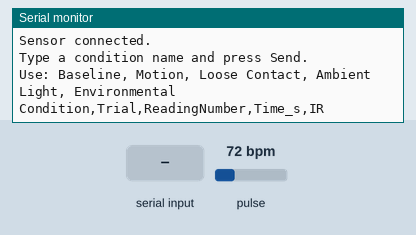
Bench run of a sketch on a simulated Arduino Uno, built with avr-gcc and run on an emulated ATmega328P. On the bench: the last lines printed to the serial monitor. The test bench sets the inputs (shaded band); at power-on: pulse 72 bpm.

Above: at 1.2 s.
1.3 s: "1\n" received over Serial
At 1.7 s:
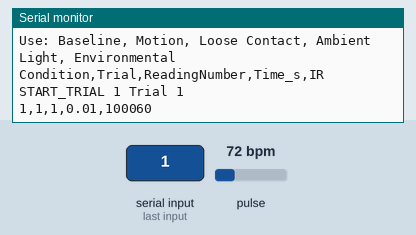
2.8 s: pulse set to 42 bpm
At 3.3 s:
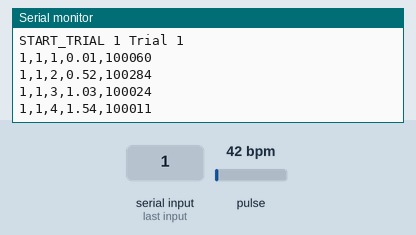
4.3 s: pulse set to 70 bpm
At 4.8 s:
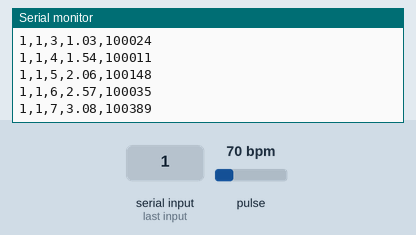
Timing chart, 0 to 7.3 s (numbered marks = the images above; inputs shaded):
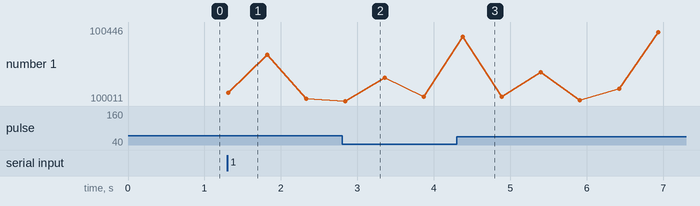

Measured:
- after the input at 1.3 s, the serial monitor: prints a new line at once (image 1)
- after the input at 2.8 s, the serial monitor: prints a new line at once (image 2)
- after the input at 4.3 s, the serial monitor: prints a new line after 0.08 s (image 3)
- plotted number 1: 100024 → 100035 after the input at 2.8 s, 100035 → 100095 after the input at 4.3 s

The sketch:

original_experiment_code.ino
```cpp
#include <Wire.h>
#include "MAX30105.h"

MAX30105 sensor;

const int readingsPerTrial = 30;  // 30 readings per trial
const int delayMs = 500;          // 0.5 seconds between readings
int trialNumber = 1;

void setup() {
  Serial.begin(115200);
  while (!Serial) { ; }

  Serial.println("MAX30102 Sensor Reliability Test");

  if (!sensor.begin(Wire, I2C_SPEED_FAST)) {
    Serial.println("ERROR: MAX30102 not found. Check VIN, GND, SDA, and SCL wiring.");
    while (1);
  }

  sensor.setup();
  sensor.setPulseAmplitudeRed(0x1F);
  sensor.setPulseAmplitudeIR(0x1F);
  sensor.setPulseAmplitudeGreen(0);

  Serial.println("Sensor connected.");
  Serial.println("Type a condition name and press Send.");
  Serial.println("Use: Baseline, Motion, Loose Contact, Ambient Light, Environmental");
  Serial.println();
  Serial.println("Condition,Trial,ReadingNumber,Time_s,IR");
}

void loop() {
  if (Serial.available() > 0) {
    String condition = Serial.readStringUntil('\n');
    condition.trim();

    if (condition.length() == 0) {
      return;
    }

    Serial.print("START_TRIAL ");
    Serial.print(condition);
    Serial.print(" Trial ");
    Serial.println(trialNumber);

    unsigned long startTime = millis();

    for (int i = 1; i <= readingsPerTrial; i++) {
      long irValue = sensor.getIR();
      float timeSeconds = (millis() - startTime) / 1000.0;

      Serial.print(condition);
      Serial.print(",");
      Serial.print(trialNumber);
      Serial.print(",");
      Serial.print(i);
      Serial.print(",");
      Serial.print(timeSeconds);
      Serial.print(",");
      Serial.println(irValue);

      delay(delayMs);
    }

    Serial.println("END_TRIAL");
    Serial.println();
    Serial.println("Type the next condition name and press Send.");
    Serial.println();

    trialNumber++;
  }
}
```
